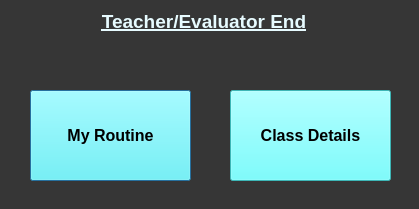
<?xml version="1.0" encoding="UTF-8"?>
<ui version="4.0">
 <class>Dialog</class>
 <widget class="QDialog" name="Dialog">
  <property name="geometry">
   <rect>
    <x>0</x>
    <y>0</y>
    <width>419</width>
    <height>209</height>
   </rect>
  </property>
  <property name="mouseTracking">
   <bool>true</bool>
  </property>
  <property name="windowTitle">
   <string>Dialog</string>
  </property>
  <property name="styleSheet">
   <string notr="true">background-color:rgb(54,54,54);</string>
  </property>
  <widget class="QLabel" name="label">
   <property name="geometry">
    <rect>
     <x>30</x>
     <y>10</y>
     <width>348</width>
     <height>65</height>
    </rect>
   </property>
   <property name="font">
    <font>
     <family>MS Shell Dlg 2</family>
     <pointsize>14</pointsize>
     <weight>75</weight>
     <italic>false</italic>
     <bold>true</bold>
     <underline>true</underline>
    </font>
   </property>
   <property name="mouseTracking">
    <bool>false</bool>
   </property>
   <property name="layoutDirection">
    <enum>Qt::LeftToRight</enum>
   </property>
   <property name="autoFillBackground">
    <bool>false</bool>
   </property>
   <property name="styleSheet">
    <string notr="true">
color:rgb(231, 251, 255)</string>
   </property>
   <property name="text">
    <string>Teacher/Evaluator End</string>
   </property>
   <property name="alignment">
    <set>Qt::AlignHCenter|Qt::AlignTop</set>
   </property>
   <property name="margin">
    <number>2</number>
   </property>
  </widget>
  <widget class="QPushButton" name="classroutine">
   <property name="geometry">
    <rect>
     <x>30</x>
     <y>90</y>
     <width>161</width>
     <height>91</height>
    </rect>
   </property>
   <property name="font">
    <font>
     <pointsize>12</pointsize>
     <weight>75</weight>
     <bold>true</bold>
    </font>
   </property>
   <property name="styleSheet">
    <string notr="true">background-color:rgb(85, 255, 255);

</string>
   </property>
   <property name="text">
    <string>My Routine</string>
   </property>
  </widget>
  <widget class="QPushButton" name="classdetails">
   <property name="geometry">
    <rect>
     <x>230</x>
     <y>90</y>
     <width>161</width>
     <height>91</height>
    </rect>
   </property>
   <property name="font">
    <font>
     <pointsize>12</pointsize>
     <weight>75</weight>
     <bold>true</bold>
    </font>
   </property>
   <property name="styleSheet">
    <string notr="true">background-color:rgb(85, 255, 255);

</string>
   </property>
   <property name="text">
    <string>Class Details</string>
   </property>
  </widget>
 </widget>
 <resources/>
 <connections/>
</ui>
